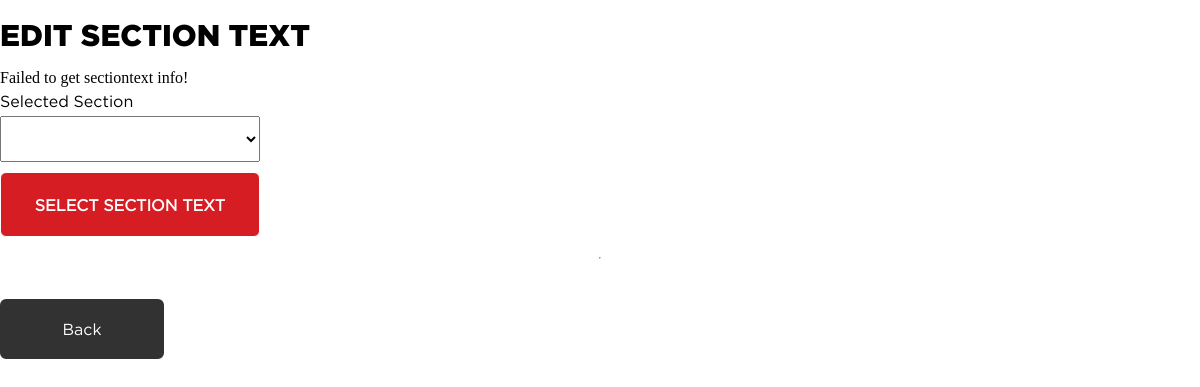
The app's page /admin/admin_editsectiontext.php, older data.
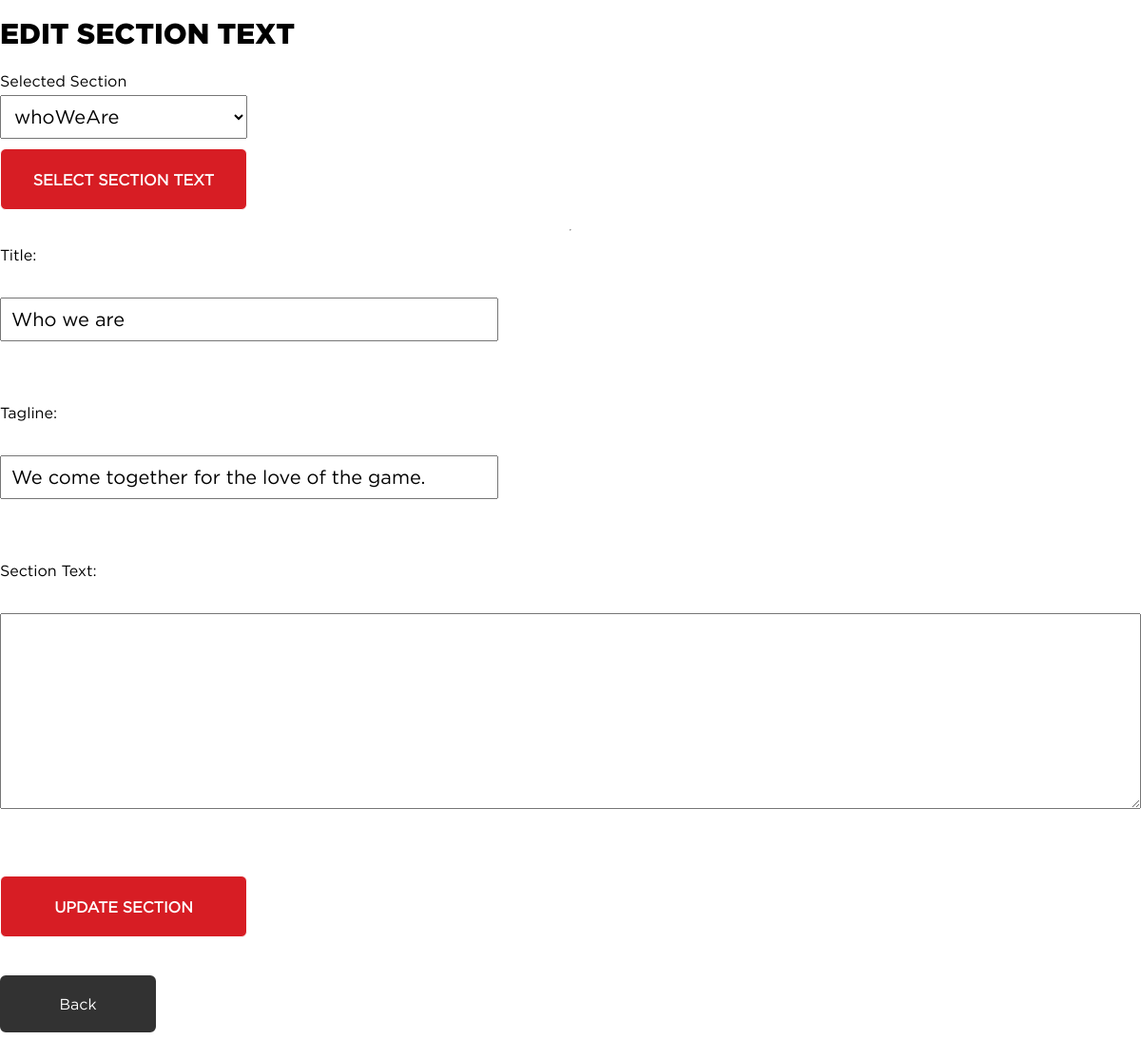
The same page, newer data.
### tables this page shows
CREATE TABLE `tbl_sections` (
  `ID` int(11) NOT NULL,
  `title` varchar(100) NOT NULL,
  `body` text NOT NULL,
  `image` varchar(150) NOT NULL DEFAULT 'image.jpg',
  `page_id` int(11) NOT NULL,
  `tagline` varchar(600) NOT NULL,
  `alt_text` text DEFAULT NULL,
  `component_type` varchar(80) NOT NULL,
  `button_text` varchar(80) DEFAULT NULL,
  `button_link` varchar(150) NOT NULL,
  `section_id` varchar(80) NOT NULL,
  `section_order` int(3) NOT NULL,
  `is_overview` tinyint(1) NOT NULL
);

### admin/scripts/sectiontext.php (called while the page is built, shortened)
<?php
function getSingleSectionText($id)
{
    $pdo = Database::getInstance()->getConnection();
    $get_sectiontext_query = 'SELECT * FROM tbl_sections WHERE ID = :ID';
    $get_sectiontext_set   = $pdo->prepare($get_sectiontext_query);
    $results        = $get_sectiontext_set->execute(
        array(
            ':ID' => $id,
        )
    );
    if ($results && $get_sectiontext_set->rowCount()) {
        return $get_sectiontext_set;
    } else {
        return false;
    }
}
function  getAllSectionTexts()
{
    $pdo = Database::getInstance()->getConnection();
    $get_sectiontext_query = 'SELECT * FROM tbl_sections';
    $sectiontexts = $pdo->query($get_sectiontext_query);
    if($sectiontexts){
        return $sectiontexts;
    }else{
        return false;
    }
}

### admin/admin_editsectiontext.php (the view, shortened to what this page needs)
<?php
$all_sectiontexts = getAllSectionTexts();
$id = $_SESSION['ID']??2;
$current_sectiontext = getSingleSectionText($id);
if (empty($current_sectiontext)) {
    $message = 'Failed to get sectiontext info!';
}
?>
<?php include  './admin_head.php';?>
<body class="admin">
    <h2 class="loginTitle">Edit Section Text</h2>
    <?php echo !empty($message) ? $message : ''; ?>
        <form class="adminform" action="admin_editsectiontext.php" method="get">
            <label for="ID">Selected Section</label>
            <select name="ID" id="ID">
                <?php foreach ($all_sectiontexts as $sectiontext): ?>
                    <option value="<?php echo $sectiontext["ID"] ?>" <?php echo $sectiontext["ID"] === $id ?"selected":"" ?>>
                        <?php echo $sectiontext["section_id"] ?>
                    </option>
                <?php endforeach ?>
            </select>
            <button type="submit" name="submit">Select Section Text</button>
        </form>
        <hr>
    <?php if (!empty($current_sectiontext)): ?>
    <form class="adminform" action="admin_editsectiontext.php" method="post">
        <?php while ($sectiontext_info = $current_sectiontext->fetch(PDO::FETCH_ASSOC)): ?>
            <label for="title">Title:</label><br>
            <input id="title" type="text" name="title" value="<?php echo $sectiontext_info['title']; ?>"><br><br>
            <label for="tagline">Tagline:</label><br>
            <input id="tagline" type="text" name="tagline" value="<?php echo $sectiontext_info['tagline']; ?>"><br><br>
            <label for="body">Section Text:</label><br>
            <textarea id="body" type="text" name="body" value="<?php echo $sectiontext_info['body']; ?>"></textarea><br><br>
            <button type="submit" name="submit">Update Section</button>
        <?php endwhile;?>
    </form>
    <?php endif;?>
    <a class="back" href="index.php">Back</a>
</body>
</html>

Row changes from the older to the newer data that the page shows:
added tbl_sections: title "Who we are", tagline "We come together for the love of the game."
Text that changed along with them:
form field ID: (not shown) → "whoWeAre"
$message: "Failed to get sectiontext info!" → (not shown)
